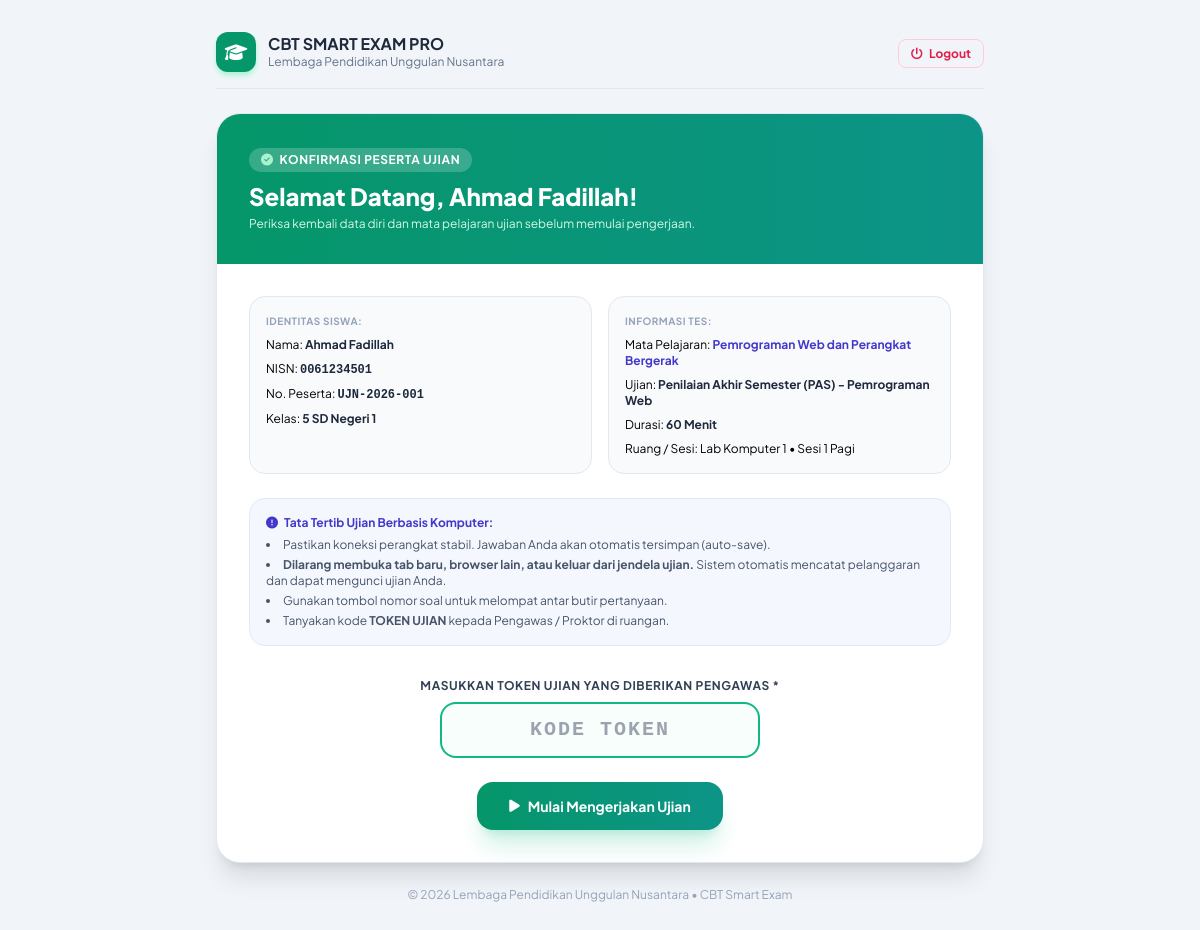
/ujian/konfirmasi.php (signed in), run on the app's committed database.
### tables this page shows
CREATE TABLE `exams` (
  `id` INT AUTO_INCREMENT PRIMARY KEY,
  `title` VARCHAR(200) NOT NULL,
  `bank_id` INT NOT NULL,
  `class_ids` TEXT NULL,  
  `session_name` VARCHAR(50) DEFAULT 'Sesi 1',
  `room` VARCHAR(50) DEFAULT 'Ruang 01',
  `start_time` DATETIME NOT NULL,
  `end_time` DATETIME NOT NULL,
  `duration_minutes` INT NOT NULL DEFAULT 60,
  `current_token` VARCHAR(10) DEFAULT 'ABCXYZ',
  `is_token_active` TINYINT(1) DEFAULT 1,
  `randomize_questions` TINYINT(1) DEFAULT 1,
  `randomize_options` TINYINT(1) DEFAULT 1,
  `show_results_immediately` TINYINT(1) DEFAULT 0,
  `anti_cheat_enabled` TINYINT(1) DEFAULT 1,
  `status` ENUM('draft', 'active', 'finished') DEFAULT 'active',
  `created_by` INT NOT NULL,
  `created_at` TIMESTAMP DEFAULT CURRENT_TIMESTAMP,
  FOREIGN KEY (`bank_id`) REFERENCES `question_banks`(`id`) ON DELETE CASCADE,
  FOREIGN KEY (`created_by`) REFERENCES `users`(`id`) ON DELETE CASCADE
);

CREATE TABLE `subjects` (
  `id` INT AUTO_INCREMENT PRIMARY KEY,
  `code` VARCHAR(30) NOT NULL UNIQUE,
  `name` VARCHAR(100) NOT NULL,
  `created_at` TIMESTAMP DEFAULT CURRENT_TIMESTAMP
);

### app/helpers.php (called while the page is built, shortened)
<?php
function e(?string $string): string {
    return htmlspecialchars($string ?? '', ENT_QUOTES, 'UTF-8');
}
function get_setting(string $key, string $default = ''): string {
    static $settingsCache = null;
    if ($settingsCache === null) {
        try {
            $pdo = Database::getConnection();
            $stmt = $pdo->query("SELECT setting_key, setting_value FROM settings");
            $settingsCache = $stmt->fetchAll(PDO::FETCH_KEY_PAIR) ?: [];
        } catch (Exception $e) {
            $settingsCache = [];
        }
    }
    return $settingsCache[$key] ?? $default;
}

### app/Auth.php (called while the page is built, shortened)
<?php
require_once __DIR__ . '/helpers.php';
class Auth {
    public static function checkStudent(): bool {
        return isset($_SESSION['student_id']) && $_SESSION['user_type'] === 'student';
    }
    public static function student(): ?array {
        return [
            'id' => $_SESSION['student_id'],
            'nisn' => $_SESSION['student_nisn'],
            'exam_number' => $_SESSION['student_exam_no'],
            'full_name' => $_SESSION['student_name'],
            'class_name' => $_SESSION['student_class']
        ];
    }
}

### ujian/konfirmasi.php (the view, shortened to what this page needs)
<?php
require_once __DIR__ . '/../app/helpers.php';
require_once __DIR__ . '/../app/Auth.php';
$student = Auth::student();
$pdo = Database::getConnection();
$activeExam = $pdo->query("SELECT e.*, qb.title as bank_title, s.name as subject_name
                           FROM exams e
                           JOIN question_banks qb ON e.bank_id = qb.id
                           JOIN subjects s ON qb.subject_id = s.id
                           WHERE e.status = 'active'
                           ORDER BY e.id DESC LIMIT 1")->fetch();
$schoolName = get_setting('school_name', APP_INSTITUTION);
$appTitle = get_setting('app_title', APP_NAME);
?>
<!DOCTYPE html>
<html lang="id">
<head>
    <script src="https://cdn.tailwindcss.com"></script>
    <link rel="stylesheet" href="https://cdnjs.cloudflare.com/ajax/libs/font-awesome/6.4.0/css/all.min.css">
</head>
<body class="bg-slate-100 min-h-screen py-8 px-4 flex flex-col justify-between">
    <header class="max-w-3xl mx-auto w-full flex items-center justify-between mb-6 pb-4 border-b border-slate-200">
        <div class="flex items-center space-x-3">
            <div class="w-10 h-10 rounded-xl bg-emerald-600 text-white flex items-center justify-center font-bold text-lg shadow-md shadow-emerald-200">
                <i class="fa-solid fa-graduation-cap"></i>
            </div>
            <div>
                <h1 class="font-bold text-slate-800 text-base leading-tight"><?= e($appTitle) ?></h1>
                <p class="text-xs text-slate-500"><?= e($schoolName) ?></p>
            </div>
        </div>
        <div>
            <a href="<?= BASE_URL ?>/logout.php" onclick="return confirm('Keluar dari sesi siswa?')" class="px-3 py-1.5 rounded-lg text-xs font-bold text-rose-600 hover:bg-rose-50 transition border border-rose-200">
                <i class="fa-solid fa-power-off mr-1"></i> Logout
            </a>
        </div>
    </header>
    <main class="max-w-3xl mx-auto w-full my-auto">
        <div class="bg-white rounded-3xl shadow-xl border border-slate-200 overflow-hidden">
            <div class="bg-gradient-to-r from-emerald-600 to-teal-600 p-6 sm:p-8 text-white">
                <span class="inline-flex items-center px-3 py-1 rounded-full bg-white/20 text-white text-xs font-bold uppercase tracking-wider mb-2">
                    <i class="fa-solid fa-circle-check mr-1.5 text-emerald-200"></i> Konfirmasi Peserta Ujian
                </span>
                <h2 class="text-2xl font-black">Selamat Datang, <?= e($student['full_name']) ?>!</h2>
                <p class="text-xs text-emerald-100 mt-1">Periksa kembali data diri dan mata pelajaran ujian sebelum memulai pengerjaan.</p>
            </div>
            <div class="p-6 sm:p-8 space-y-6">
                <div class="grid grid-cols-1 sm:grid-cols-2 gap-4 text-xs">
                    <div class="p-4 rounded-2xl bg-slate-50 border border-slate-200 space-y-2">
                        <span class="font-bold uppercase tracking-wider text-slate-400 block text-[10px]">Identitas Siswa:</span>
                        <div>Nama: <strong class="text-slate-800"><?= e($student['full_name']) ?></strong></div>
                        <div>NISN: <strong class="text-slate-800 font-mono"><?= e($student['nisn']) ?></strong></div>
                        <div>No. Peserta: <strong class="text-slate-800 font-mono"><?= e($student['exam_number']) ?></strong></div>
                        <div>Kelas: <strong class="text-slate-800"><?= e($student['class_name']) ?></strong></div>
                    </div>
                    <?php if ($activeExam): ?>
                        <div class="p-4 rounded-2xl bg-slate-50 border border-slate-200 space-y-2">
                            <span class="font-bold uppercase tracking-wider text-slate-400 block text-[10px]">Informasi Tes:</span>
                            <div>Mata Pelajaran: <strong class="text-indigo-700"><?= e($activeExam['subject_name']) ?></strong></div>
                            <div>Ujian: <strong class="text-slate-800"><?= e($activeExam['title']) ?></strong></div>
                            <div>Durasi: <strong class="text-slate-800"><?= $activeExam['duration_minutes'] ?> Menit</strong></div>
                            <div>Ruang / Sesi: <?= e($activeExam['room']) ?> &bull; <?= e($activeExam['session_name']) ?></div>
                        </div>
                    <?php else: ?>
                        <div class="p-4 rounded-2xl bg-amber-50 border border-amber-200 text-amber-800 flex items-center justify-center text-center">
                            Tidak ada jadwal ujian aktif saat ini. Silakan hubungi proktor.
                        </div>
                    <?php endif; ?>
                </div>
                <div class="bg-indigo-50/60 rounded-2xl p-4 border border-indigo-100 text-xs text-indigo-900 space-y-1.5">
                    <div class="font-bold flex items-center text-indigo-700 mb-1">
                        <i class="fa-solid fa-circle-exclamation mr-1.5"></i> Tata Tertib Ujian Berbasis Komputer:
                    </div>
                    <ul class="list-disc list-inside space-y-1 text-slate-600">
                        <li>Pastikan koneksi perangkat stabil. Jawaban Anda akan otomatis tersimpan (auto-save).</li>
                        <li><strong>Dilarang membuka tab baru, browser lain, atau keluar dari jendela ujian.</strong> Sistem otomatis mencatat pelanggaran dan dapat mengunci ujian Anda.</li>
                        <li>Gunakan tombol nomor soal untuk melompat antar butir pertanyaan.</li>
                        <li>Tanyakan kode <strong>TOKEN UJIAN</strong> kepada Pengawas / Proktor di ruangan.</li>
                    </ul>
                </div>
                <?php if ($activeExam): ?>
                    <form method="POST" action="" class="space-y-4 pt-2">
                        <div>
                            <label class="block font-bold text-slate-700 uppercase tracking-wider text-xs mb-2 text-center">
                                Masukkan Token Ujian yang Diberikan Pengawas *
                            </label>
                            <input type="text" name="token" required maxlength="10" placeholder="KODE TOKEN" autofocus class="w-full max-w-xs mx-auto block px-4 py-3 text-center rounded-2xl border-2 border-emerald-500 focus:ring-4 focus:ring-emerald-200 outline-none text-xl font-mono font-black uppercase tracking-widest text-emerald-700 bg-emerald-50/40 transition">
                        </div>
                        <div class="text-center pt-2">
                            <button type="submit" class="px-8 py-3.5 bg-gradient-to-r from-emerald-600 to-teal-600 hover:from-emerald-700 hover:to-teal-700 text-white font-bold rounded-2xl transition duration-200 shadow-xl shadow-emerald-500/20 text-sm inline-flex items-center">
                                <i class="fa-solid fa-play mr-2"></i> Mulai Mengerjakan Ujian
                            </button>
                        </div>
                    </form>
                <?php endif; ?>
            </div>
        </div>
    </main>
    <footer class="max-w-3xl mx-auto w-full text-center text-xs text-slate-400 mt-6">
        &copy; <?= date('Y') ?> <?= e($schoolName) ?> &bull; CBT Smart Exam
    </footer>
</body>
</html>

### ujian/konfirmasi.php (style rules this page uses)
body { font-family: 'Plus Jakarta Sans', sans-serif; }

### data on the page
exams: subjects.name "Pemrograman Web dan Perangkat Bergerak", title "Penilaian Akhir Semester (PAS) - Pemrograman Web", duration_minutes "60", room "Lab Komputer 1", session_name "Sesi 1 Pagi"

### other printed values
$appTitle "CBT SMART EXAM PRO"
$schoolName "Lembaga Pendidikan Unggulan Nusantara"
$student['full_name'] "Ahmad Fadillah"
$student['nisn'] "0061234501"
$student['exam_number'] "UJN-2026-001"
$student['class_name'] "5 SD Negeri 1"
